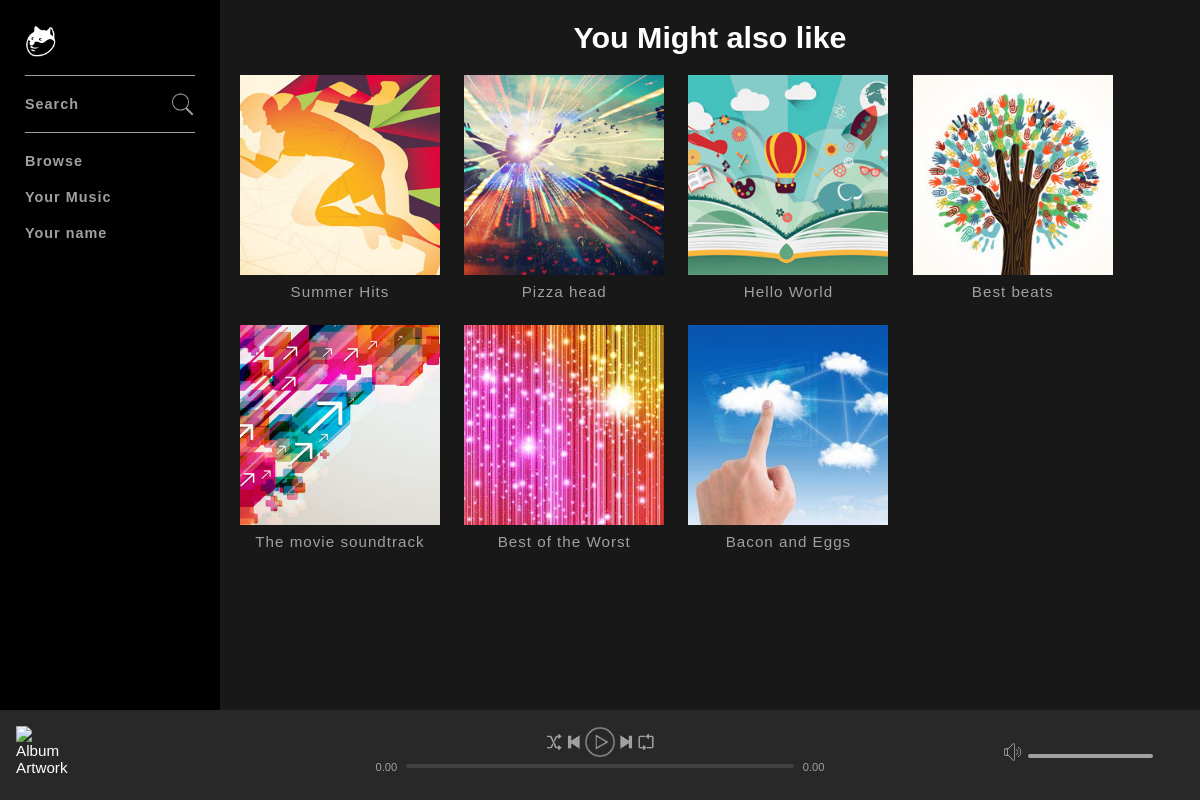
The page / (signed in) on the database its author committed.
### tables this page shows
CREATE TABLE `musicify_albums` (
  `id` int(11) NOT NULL,
  `title` varchar(250) NOT NULL,
  `artist` int(11) NOT NULL,
  `genre` int(11) NOT NULL,
  `artworkPath` varchar(500) NOT NULL
);

### index.php (the view)
<?php require_once("includes/header.php"); ?>
<h1 class="pageHeadingBig">You Might also like</h1>
<div class="gridViewContainer">
    <?php
        $albumQuery = $con->prepare("SELECT * FROM musicify_albums ORDER BY RAND() LIMIT 10");
        $albumQuery->execute();
        while($row = $albumQuery->fetch(PDO::FETCH_ASSOC)) {
            $albumId = $row['id'];
            $albumTitle = $row['title'];
            $artworkImg = $row['artworkPath'];
            echo "
                <div class='gridViewItem' alt='Artwork image'>
                    <a href='album.php?id=$albumId'>
                        <img src='$artworkImg'>
                        <div class='gridViewInfo'>
                            $albumTitle
                        </div>
                    </a>
                </div>";
        }
    ?>
</div>
<?php require_once("includes/footer.php"); ?>

### includes/header.php (shortened to what this page needs)
<!DOCTYPE html>
<html lang="en">
<head>
    <link rel="stylesheet" href="assets/css/style.css">
</head>
<body>
    <div id="main">
        <div id="topContainer">
            <?php  require_once("includes/navBarContainer.php");  ?>
            <div id="mainViewContainer">
                <div id="mainContent">

### includes/navBarContainer.php
<div id="navBarContainer">
    <nav class="navBar">
        <a href="index.php" class="logo">
            <img src="assets/images/icons/logo.png" alt="Logo">
        </a>
        <div class="group">
            <div class="navItem">
                <a href="search.php" class="navItemLink">Search
                    <img src="assets/images/icons/search.png" alt="Search" class="icon">
                </a>
            </div>
        </div>
        <div class="group">
            <div class="navItem">
                <a href="browse.php" class="navItemLink">Browse</a>
            </div>
            <div class="navItem">
                <a href="yourMusic.php" class="navItemLink">Your Music</a>
            </div>
            <div class="navItem">
                <a href="profile.php" class="navItemLink">Your name</a>
            </div>
        </div>
    </nav>
</div>

### includes/footer.php
                </div>
            </div>
        </div>
        <?php  require_once("includes/nowPlayingBar.php");  ?>
    </div>
</body>
</html>

### includes/nowPlayingBar.php (shortened to what this page needs)
<div id="nowPlayingBarContainer">
    <div id="nowPlayingBar">
        <div id="nowPlayingLeft">
            <div class="content">
                <span class="albumLink">
                    <img src="" alt="Album Artwork" class="albumArtwork">
                </span>
                <div class="trackInfo">
                </div>
            </div>
        </div>
        <div id="nowPlayingCenter">
            <div class="content playerControls">
                <div class="buttons">
                    <button class="controlButton shuffle" title="Shuffle">
                        <img src="assets/images/icons/shuffle.png" alt="Shuffle">
                    </button>
                    <button class="controlButton previous" title="Previous">
                        <img src="assets/images/icons/previous.png" alt="Previous">
                    </button>
                    <button class="controlButton play" title="Play" onclick="playSong()">
                        <img src="assets/images/icons/play.png" alt="Play">
                    </button>
                    <button class="controlButton next" title="Next">
                        <img src="assets/images/icons/next.png" alt="Next">
                    </button>
                    <button class="controlButton repeat" title="Repeat">
                        <img src="assets/images/icons/repeat.png" alt="Repeat">
                    </button>
                </div>
                <div class="playbackBar">
                    <span class="progressTime current">0.00</span>
                    <div class="progressBar">
                        <div class="progressBarBg">
                        </div>
                    </div>
                    <span class="progressTime remaining">0.00</span>
                </div>
            </div>
        </div>
        <div id="nowPlayingRight">
            <div class="volumeBar">
                <button class="controlButton volume" title="Volume" alt="Volume">
                    <img src="assets/images/icons/volume.png" alt="">
                </button>
                <div class="progressBar">
                        <div class="progressBarBg">
                            <div class="progress">
                            </div>
                        </div>
                    </div>
            </div>
        </div>
    </div>
</div>

### assets/css/style.css (style rules this page uses)
body, body * { padding: 0; margin: 0; box-sizing: border-box; font-family: Helvetica, Arial, sans-serif; color: #fff; }
body { background-color: #181818; font-size: 0.95rem; min-width: 720px; }
a { text-decoration: none; }
#topContainer { min-height: 100%; min-width: 100%; }
#mainViewContainer { margin-left: 220px; padding-bottom: 90px; width: calc(100% - 220px); }
#mainContent { padding: 0 20px; }
.pageHeadingBig { padding: 20px; text-align: center; }
.gridViewContainer .gridViewItem { display: inline-block; margin-right: 20px; width: 29%; max-width: 200px; min-width: 150px; margin-bottom: 20px; }
.gridViewContainer .gridViewItem img { width: 100%; }
.gridViewContainer .gridViewInfo { color: #a0a0a0; font-weight: 300; text-align: center; padding: 5px 0; letter-spacing: 1px; text-overflow: ellipsis; overflow: hidden; white-space: nowrap; }
#navBarContainer { background-color: #000; width: 220px; height: 100vh; position: fixed; top: 0; left: 0; }
.navBar { padding: 25px; display: flex; flex-direction: column; }
.navBar .logo img { width: 32px; margin-bottom: 15px; }
.navBar .group { border-top: 1px solid #a0a0a0; padding: 10px 0; }
.navBar .navItem { font-size: 0.9rem; font-weight: 700; padding: 10px 0; display: block; letter-spacing: 1px; position: relative; }
.navBar .navItem .navItemLink { color: #a0a0a0; }
.navBar .navItemLink .icon { position: absolute; right: 0; top: 6px; width: 25px; }
#nowPlayingBarContainer { min-width: 620px; width: 100%; background-color: #282828; bottom: 0; position: fixed; }
#nowPlayingBar { display: flex; height: 90px; padding: 16px; }
#nowPlayingLeft, #nowPlayingRight { width: 30%; min-width: 180px; }
#nowPlayingRight { position: relative; margin-top: 16px; }
#nowPlayingCenter { width: 40%; max-width: 720px; display: flex; flex-direction: column; align-items: center; }
#nowPlayingBar .content { width: 100%; height: 57px; }
.playerControls .buttons { margin: 0 auto; display: table; }
.controlButton { background: transparent; border: none; vertical-align: middle; }
.controlButton img { width: 20px; height: 20px; }
.controlButton.play img, .controlButton.pause img { width: 32px; height: 32px; }
.playbackBar { display: flex; }
.progressTime { color: #a0a0a0; font-size: 0.7rem; min-width: 40px; text-align: center }
.playbackBar .progressBar { margin-top: 3px; }
.progressBar { width: 100%; height: 12px; display: inline-flex; cursor: pointer; margin-top: 3px; }
.progressBarBg { background-color: #404040; height: 4px; width: 100%; border-radius: 2px; }
.progress { background-color: #a0a0a0; height: 4px; width: 0; border-radius: 2px; }
#nowPlayingLeft .albumArtwork { height: 100%; max-width: 57px; margin-right: 15px; float: left; background-size: cover; }
.trackInfo { display: flex; flex-direction: column; }
.volumeBar { width: 180px; position: absolute; right: 0; }
.volumeBar .progressBar { width: 125px; }

### rows shown on the page
musicify_albums: artworkPath (picture), title "Summer Hits"
musicify_albums: artworkPath (picture), title "Pizza head"
musicify_albums: artworkPath (picture), title "Hello World"
musicify_albums: artworkPath (picture), title "Best beats"
musicify_albums: artworkPath (picture), title "The movie soundtrack"
musicify_albums: artworkPath (picture), title "Best of the Worst"
musicify_albums: artworkPath (picture), title "Bacon and Eggs"
